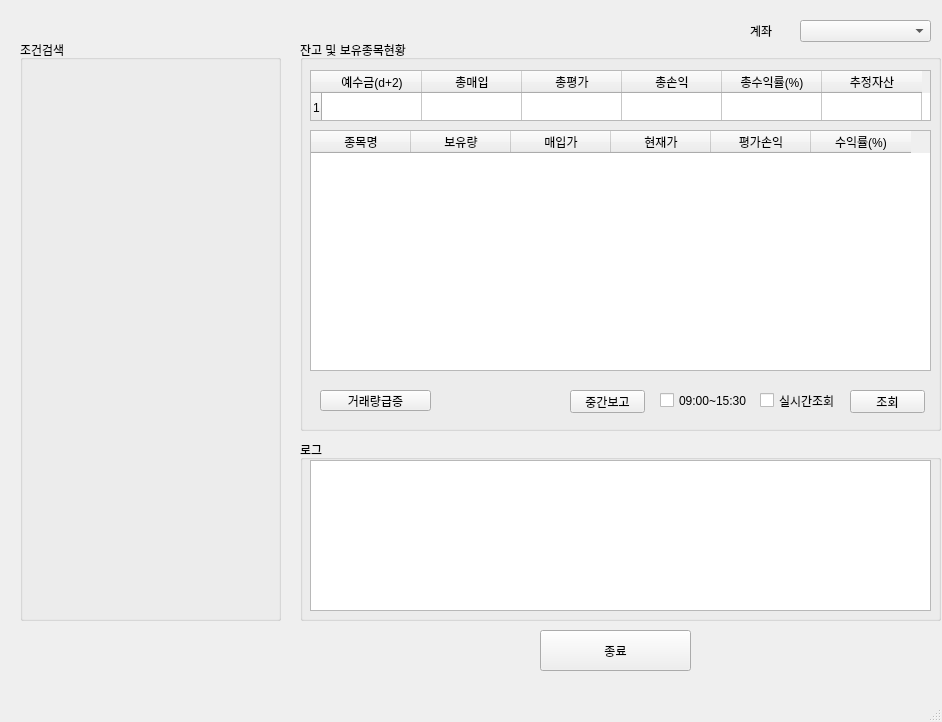
<?xml version="1.0" encoding="UTF-8"?>
<ui version="4.0">
 <class>MainWindow</class>
 <widget class="QMainWindow" name="MainWindow">
  <property name="geometry">
   <rect>
    <x>0</x>
    <y>0</y>
    <width>942</width>
    <height>722</height>
   </rect>
  </property>
  <property name="windowTitle">
   <string>Trader_v1</string>
  </property>
  <property name="tabShape">
   <enum>QTabWidget::Rounded</enum>
  </property>
  <widget class="QWidget" name="centralwidget">
   <widget class="QGroupBox" name="groupBox">
    <property name="geometry">
     <rect>
      <x>20</x>
      <y>40</y>
      <width>261</width>
      <height>581</height>
     </rect>
    </property>
    <property name="title">
     <string>조건검색</string>
    </property>
   </widget>
   <widget class="QGroupBox" name="groupBox_2">
    <property name="geometry">
     <rect>
      <x>300</x>
      <y>40</y>
      <width>641</width>
      <height>391</height>
     </rect>
    </property>
    <property name="title">
     <string>잔고 및 보유종목현황</string>
    </property>
    <widget class="QTableWidget" name="tableWidget">
     <property name="geometry">
      <rect>
       <x>10</x>
       <y>30</y>
       <width>621</width>
       <height>51</height>
      </rect>
     </property>
     <property name="rowCount">
      <number>1</number>
     </property>
     <row/>
     <column>
      <property name="text">
       <string>예수금(d+2)</string>
      </property>
     </column>
     <column>
      <property name="text">
       <string>총매입</string>
      </property>
     </column>
     <column>
      <property name="text">
       <string>총평가</string>
      </property>
     </column>
     <column>
      <property name="text">
       <string>총손익</string>
      </property>
     </column>
     <column>
      <property name="text">
       <string>총수익률(%)</string>
      </property>
     </column>
     <column>
      <property name="text">
       <string>추정자산</string>
      </property>
     </column>
    </widget>
    <widget class="QTableWidget" name="tableWidget_2">
     <property name="geometry">
      <rect>
       <x>10</x>
       <y>90</y>
       <width>621</width>
       <height>241</height>
      </rect>
     </property>
     <property name="rowCount">
      <number>0</number>
     </property>
     <column>
      <property name="text">
       <string>종목명</string>
      </property>
     </column>
     <column>
      <property name="text">
       <string>보유량</string>
      </property>
     </column>
     <column>
      <property name="text">
       <string>매입가</string>
      </property>
     </column>
     <column>
      <property name="text">
       <string>현재가</string>
      </property>
     </column>
     <column>
      <property name="text">
       <string>평가손익</string>
      </property>
     </column>
     <column>
      <property name="text">
       <string>수익률(%)</string>
      </property>
     </column>
    </widget>
    <widget class="QPushButton" name="pushButton_3">
     <property name="geometry">
      <rect>
       <x>20</x>
       <y>350</y>
       <width>111</width>
       <height>21</height>
      </rect>
     </property>
     <property name="text">
      <string>거래량급증</string>
     </property>
    </widget>
    <widget class="QCheckBox" name="checkBox">
     <property name="geometry">
      <rect>
       <x>460</x>
       <y>350</y>
       <width>81</width>
       <height>21</height>
      </rect>
     </property>
     <property name="text">
      <string>실시간조회</string>
     </property>
    </widget>
    <widget class="QPushButton" name="pushButton_2">
     <property name="geometry">
      <rect>
       <x>550</x>
       <y>350</y>
       <width>75</width>
       <height>23</height>
      </rect>
     </property>
     <property name="text">
      <string>조회</string>
     </property>
    </widget>
    <widget class="QLabel" name="label_7">
     <property name="geometry">
      <rect>
       <x>140</x>
       <y>350</y>
       <width>81</width>
       <height>21</height>
      </rect>
     </property>
     <property name="text">
      <string/>
     </property>
    </widget>
    <widget class="QPushButton" name="pushButton_5">
     <property name="geometry">
      <rect>
       <x>270</x>
       <y>350</y>
       <width>75</width>
       <height>23</height>
      </rect>
     </property>
     <property name="text">
      <string>중간보고</string>
     </property>
    </widget>
    <widget class="QCheckBox" name="checkBox_2">
     <property name="geometry">
      <rect>
       <x>360</x>
       <y>350</y>
       <width>91</width>
       <height>21</height>
      </rect>
     </property>
     <property name="text">
      <string>09:00~15:30</string>
     </property>
    </widget>
   </widget>
   <widget class="QGroupBox" name="groupBox_4">
    <property name="geometry">
     <rect>
      <x>300</x>
      <y>440</y>
      <width>641</width>
      <height>181</height>
     </rect>
    </property>
    <property name="title">
     <string>로그</string>
    </property>
    <widget class="QTextEdit" name="textEdit">
     <property name="geometry">
      <rect>
       <x>10</x>
       <y>20</y>
       <width>621</width>
       <height>151</height>
      </rect>
     </property>
     <property name="readOnly">
      <bool>true</bool>
     </property>
    </widget>
   </widget>
   <widget class="QPushButton" name="pushButton_4">
    <property name="geometry">
     <rect>
      <x>540</x>
      <y>630</y>
      <width>151</width>
      <height>41</height>
     </rect>
    </property>
    <property name="text">
     <string>종료</string>
    </property>
   </widget>
   <widget class="QLabel" name="label">
    <property name="geometry">
     <rect>
      <x>750</x>
      <y>20</y>
      <width>31</width>
      <height>21</height>
     </rect>
    </property>
    <property name="text">
     <string>계좌</string>
    </property>
   </widget>
   <widget class="QComboBox" name="comboBox">
    <property name="geometry">
     <rect>
      <x>800</x>
      <y>20</y>
      <width>131</width>
      <height>22</height>
     </rect>
    </property>
   </widget>
  </widget>
  <widget class="QMenuBar" name="menubar">
   <property name="geometry">
    <rect>
     <x>0</x>
     <y>0</y>
     <width>942</width>
     <height>21</height>
    </rect>
   </property>
  </widget>
  <widget class="QStatusBar" name="statusbar"/>
 </widget>
 <resources/>
 <connections/>
</ui>
